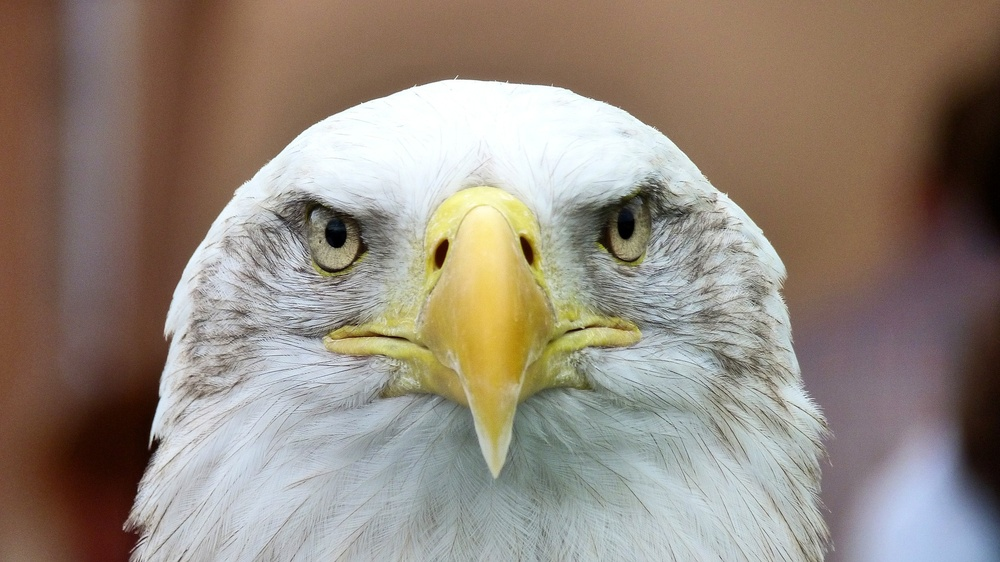
#> input picture Detection/ORB/eagle.jpg, 1000 x 562 px, shrunk from 1920 x 1080 before the run
$ python orb.py
#> lines starting #> are read from the running program, lines starting #| are printed output that depends on the picture
import numpy as np
import cv2

eagle = cv2.imread('eagle.jpg', 0)
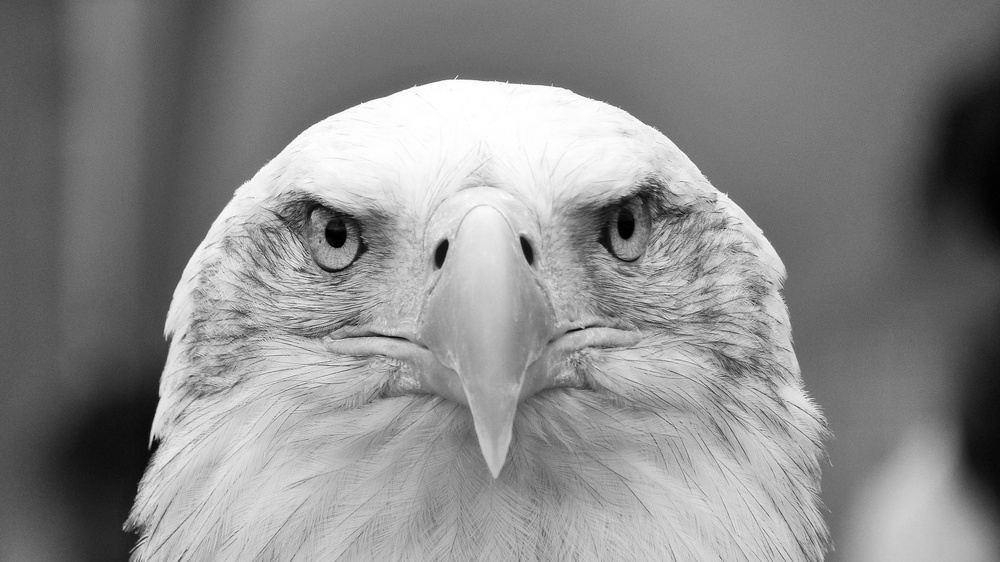
#> eagle: shape (562, 1000); min 0, max 255, mean 137.9
skyline = cv2.imread('skyline.jpg', 0)
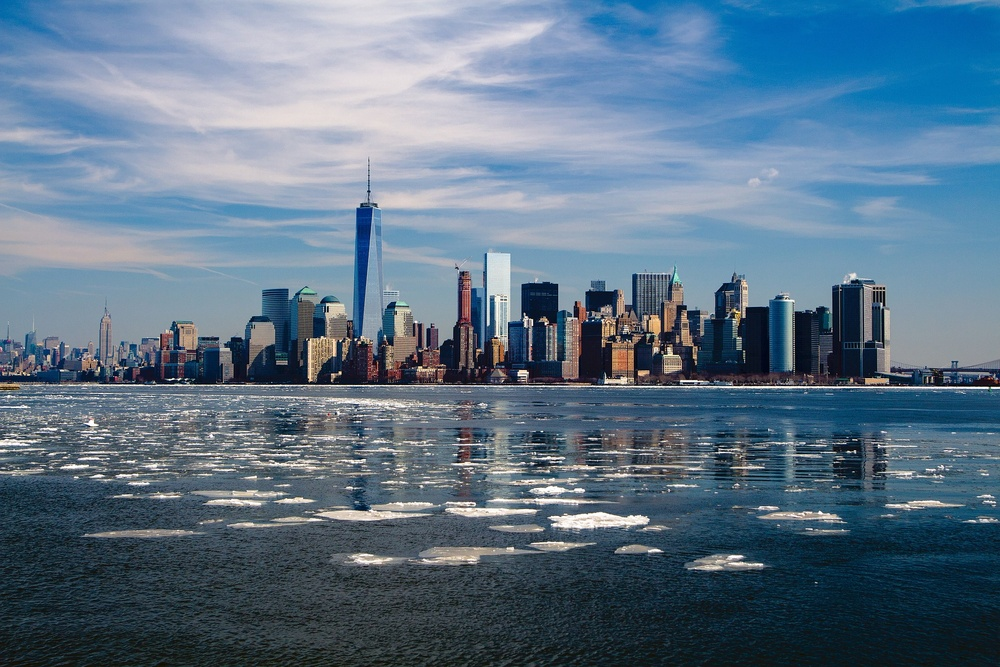
#> input picture Detection/ORB/skyline.jpg, 1000 x 667 px, shrunk from 1920 x 1280 before the run
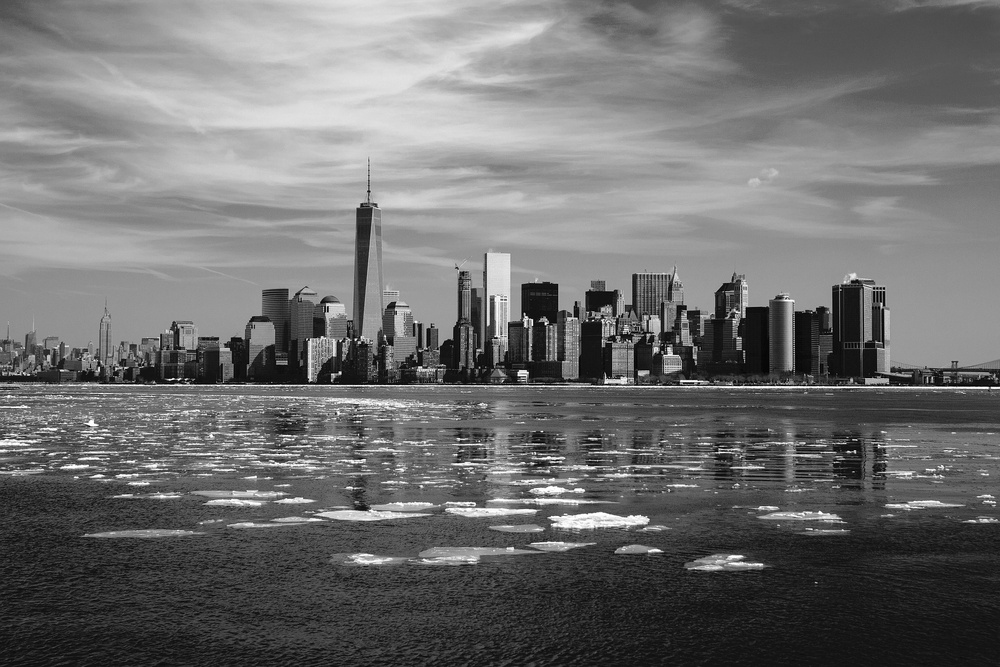
#> skyline: shape (667, 1000); min 0, max 255, mean 111.1

# create ORB detector
orb = cv2.ORB_create()

# detect keypoints with ORB
keyPointsEagle = orb.detect(eagle, None)
#> keyPointsEagle = 500 keypoints; strongest (x, y, size): (444, 241, 64.3), (445, 242, 92.6), (444, 244, 111.1), (445, 241, 77.1)
keyPointsSkyline = orb.detect(skyline, None)
#> keyPointsSkyline = 500 keypoints; strongest (x, y, size): (526, 317, 31), (682, 380, 31), (518, 374, 31), (545, 323, 31)

# compute the descriptors with ORB
keyPointsEagle, des_Eagle = orb.compute(eagle, keyPointsEagle)
keyPointsSkyline, des_Skyline = orb.compute(skyline, keyPointsSkyline)

# draw keypoints location -not size and orientation
ORB_Eagle = cv2.drawKeypoints(eagle, keyPointsEagle, None, (0, 255, 0))         # draw green
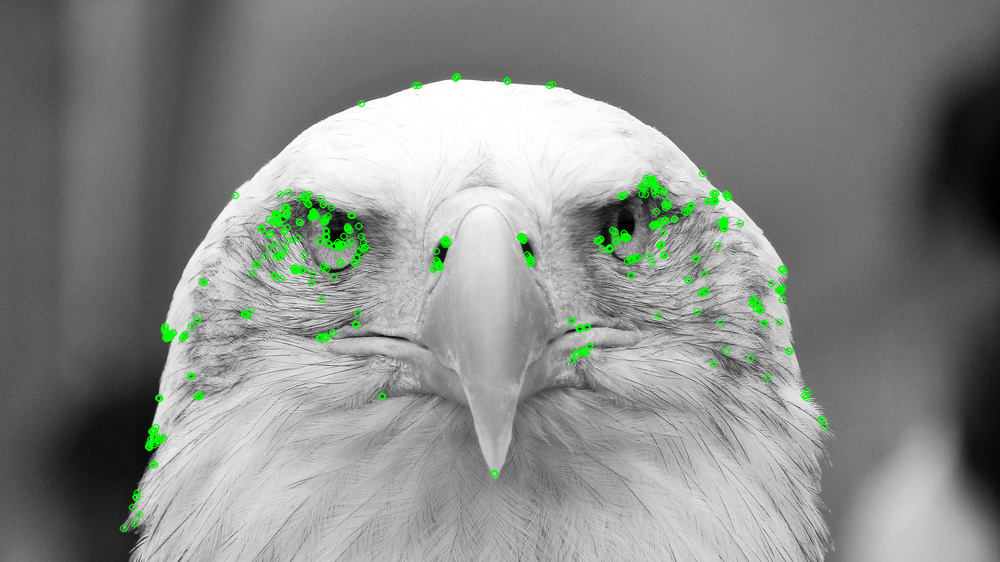
#> ORB_Eagle: shape (562, 1000, 3); mean of channels 0, 1, 2 136.4, 139.5, 136.4; drawn as B, G, R
ORB_Skyline = cv2.drawKeypoints(skyline, keyPointsSkyline, None, (0, 255, 0))   # ""

# display and write
cv2.imshow('ORB_Eagle', ORB_Eagle)
cv2.imshow('ORB_Skyline', ORB_Skyline)
cv2.imwrite('ORB_Eagle.jpg', ORB_Eagle)
cv2.imwrite('ORB_Skyline.jpg', ORB_Skyline)
cv2.waitKey(0)
cv2.destroyAllWindows()
